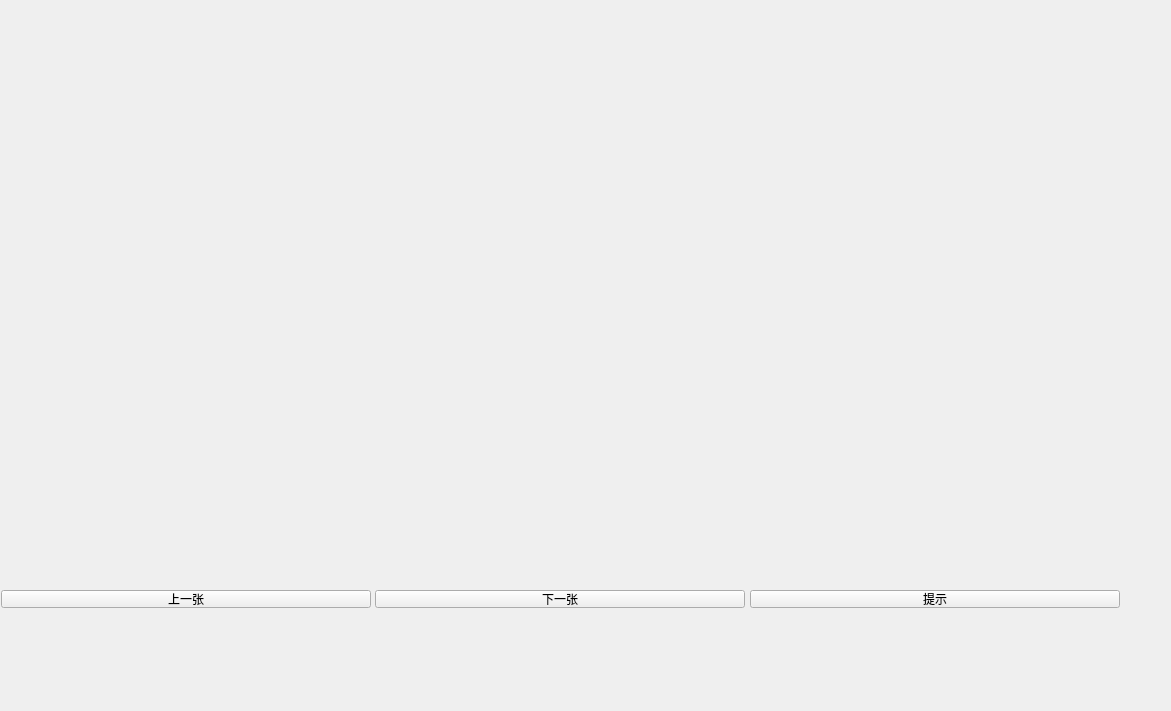
<?xml version="1.0" encoding="UTF-8"?>
<ui version="4.0">
 <class>jianguomen</class>
 <widget class="QWidget" name="jianguomen">
  <property name="geometry">
   <rect>
    <x>0</x>
    <y>0</y>
    <width>1171</width>
    <height>711</height>
   </rect>
  </property>
  <property name="windowTitle">
   <string>Form</string>
  </property>
  <widget class="QLabel" name="label">
   <property name="geometry">
    <rect>
     <x>20</x>
     <y>14</y>
     <width>1131</width>
     <height>541</height>
    </rect>
   </property>
   <property name="text">
    <string/>
   </property>
  </widget>
  <widget class="QPushButton" name="pushButton">
   <property name="geometry">
    <rect>
     <x>1</x>
     <y>590</y>
     <width>370</width>
     <height>18</height>
    </rect>
   </property>
   <property name="text">
    <string>上一张</string>
   </property>
  </widget>
  <widget class="QPushButton" name="pushButton_2">
   <property name="geometry">
    <rect>
     <x>375</x>
     <y>590</y>
     <width>370</width>
     <height>18</height>
    </rect>
   </property>
   <property name="text">
    <string>下一张</string>
   </property>
  </widget>
  <widget class="QPushButton" name="pushButton_3">
   <property name="geometry">
    <rect>
     <x>750</x>
     <y>590</y>
     <width>370</width>
     <height>18</height>
    </rect>
   </property>
   <property name="text">
    <string>提示</string>
   </property>
  </widget>
 </widget>
 <resources/>
 <connections/>
</ui>
